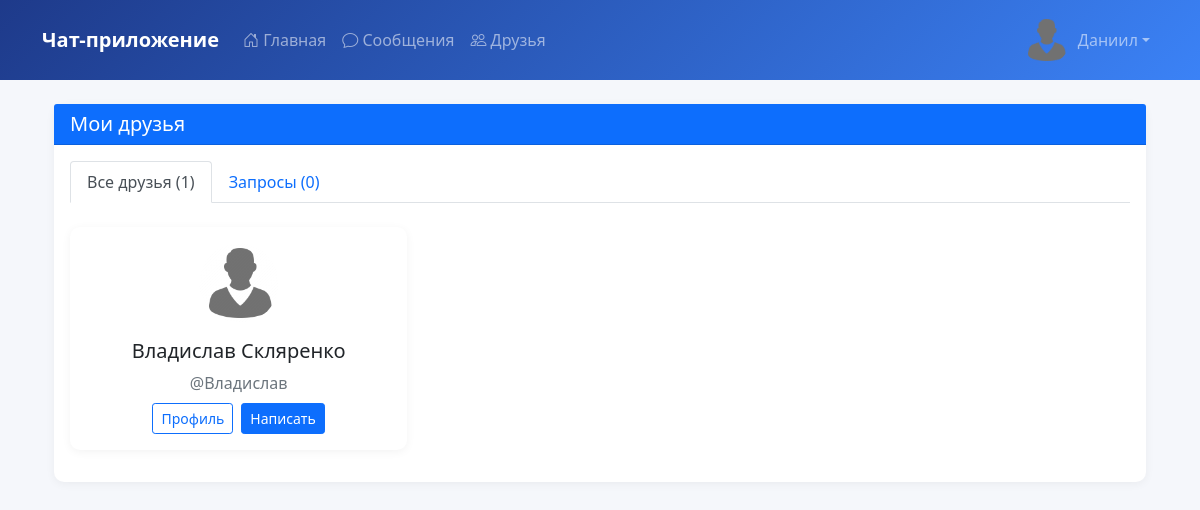
The page /friends (signed in) on the database its author committed.
### tables this page shows
CREATE TABLE users (
        id INTEGER PRIMARY KEY AUTOINCREMENT,
        username TEXT UNIQUE NOT NULL,
        password TEXT NOT NULL,
        first_name TEXT,
        last_name TEXT,
        about TEXT,
        avatar TEXT DEFAULT 'default_avatar.png',
        registered_at TIMESTAMP DEFAULT CURRENT_TIMESTAMP
    );

### app.py (the view)
@app.route('/friends')
def friends_list():
    if 'user_id' not in session:
        return redirect(url_for('login'))
    conn = get_db_connection()
    friends = conn.execute('''
        SELECT u.id, u.username, u.avatar, u.first_name, u.last_name
        FROM friends f
        JOIN users u ON (u.id = CASE
            WHEN f.user_id = ? THEN f.friend_id
            ELSE f.user_id
        END)
        WHERE (f.user_id = ? OR f.friend_id = ?) AND f.status = 'accepted' AND u.id != ?
        ORDER BY u.username
    ''', (session['user_id'], session['user_id'], session['user_id'], session['user_id'])).fetchall()
    pending_requests = conn.execute('''
        SELECT u.id, u.username, u.avatar, u.first_name, u.last_name
        FROM friends f
        JOIN users u ON f.user_id = u.id
        WHERE f.friend_id = ? AND f.status = 'pending'
        ORDER BY f.created_at DESC
    ''', (session['user_id'],)).fetchall()
    conn.close()
    return render_template('friends.html',
                         friends=friends,
                         pending_requests=pending_requests,
                         friends_count=len(friends),
                         pending_requests_count=len(pending_requests))

### app.py (called while the page is built)
def get_db_connection():
    conn = sqlite3.connect('database.db')
    conn.row_factory = sqlite3.Row
    return conn

### templates/friends.html (shortened to what this page needs)
{% extends "base.html" %}
{% block content %}
<div class="container mt-4">
    <div class="card">
        <div class="card-header bg-primary text-white">
            <h5 class="mb-0">Мои друзья</h5>
        </div>
        <div class="card-body">
            <ul class="nav nav-tabs mb-4" id="friendsTabs" role="tablist">
                <li class="nav-item" role="presentation">
                    <button class="nav-link active" id="all-tab" data-bs-toggle="tab"
                            data-bs-target="#all" type="button">
                        Все друзья ({{ friends_count }})
                    </button>
                </li>
                <li class="nav-item" role="presentation">
                    <button class="nav-link" id="requests-tab" data-bs-toggle="tab"
                            data-bs-target="#requests" type="button">
                        Запросы ({{ pending_requests_count }})
                    </button>
                </li>
            </ul>
            <div class="tab-content" id="friendsTabsContent">
                <div class="tab-pane fade show active" id="all" role="tabpanel">
                    {% if friends %}
                    <div class="row">
                        {% for friend in friends %}
                        <div class="col-md-6 col-lg-4 mb-3">
                            <div class="card h-100">
                                <div class="card-body text-center">
                                    <img src="{{ url_for('static', filename='img/avatars/' + friend.avatar) }}"
                                         class="avatar-md rounded-circle mb-3">
                                    <h5>{{ friend.first_name }} {{ friend.last_name }}</h5>
                                    <p class="text-muted mb-2">@{{ friend.username }}</p>
                                    <div class="d-flex justify-content-center">
                                        <a href="{{ url_for('profile', username=friend.username) }}"
                                           class="btn btn-sm btn-outline-primary me-2">
                                            Профиль
                                        </a>
                                        <a href="{{ url_for('conversation', user_id=friend.id) }}"
                                           class="btn btn-sm btn-primary">
                                            Написать
                                        </a>
                                    </div>
                                </div>
                            </div>
                        </div>
                        {% endfor %}
                    </div>
                    {% endif %}
                </div>
            </div>
        </div>
    </div>
</div>
{% endblock %}

### static/css/style.css (style rules this page uses)
:root { --primary: #4361ee; --primary-dark: #3a0ca3; --secondary: #3f37c9; --light: #f8f9fa; --dark: #212529; }
body { background-color: #f5f7fb; font-family: 'Segoe UI', Tahoma, Geneva, Verdana, sans-serif; }
.avatar-md { width: 80px; height: 80px; }
.card { border: none; border-radius: 10px; box-shadow: 0 2px 10px rgba(0,0,0,0.05); transition: all 0.3s ease; }

### rows shown on the page
users: avatar (placeholder picture), first_name "Владислав", last_name "Скляренко", username "Владислав"

### other values the page prints
{{ session['username'] }} "Даниил"
{{ friends_count }} "1"
{{ pending_requests_count }} "0"
